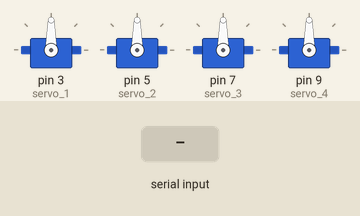
Bench run of a sketch on a simulated Arduino Uno, built with avr-gcc and run on an emulated ATmega328P. On the bench: 4 × servo. The inputs (shaded band) are chosen by the test bench.

Above: at 1.2 s.
1.3 s: "B" received over Serial
At 2.5 s:
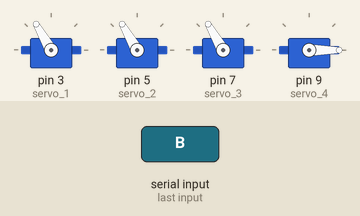
2.8 s: "Q" received over Serial
At 3.6 s:
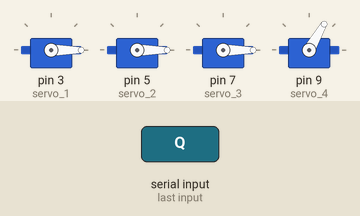
4.3 s: "H" received over Serial
At 4.8 s:
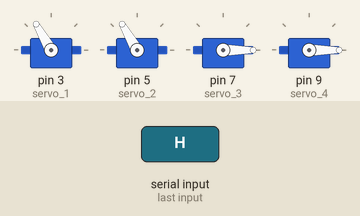
Timing chart, 0 to 7.3 s (numbered marks = the images above; inputs shaded):
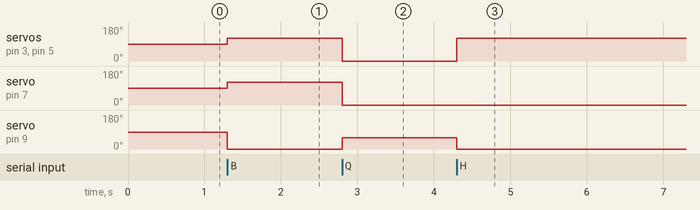

The sketch:

multiple_detector.ino
```cpp
//detector multiple arduino-dlib

#include <Servo.h>
Servo servo_1;
Servo servo_2;
Servo servo_3;
Servo servo_4;

// al presionar reset inicia la secuencia
void setup() {
  Serial.begin(9600);

 servo_1.attach(3);
 servo_2.attach(5);
 servo_3.attach(7);
 servo_4.attach(9);
}

// ciclo infinito
void loop() {
  if(Serial.available()) {
    char in = Serial.read();

if(in == 'B'){
   servo_1.write(120);
 servo_2.write(120);
 servo_3.write(120);
 servo_4.write(0);

}

if(in == 'Q'){

 servo_1.write(0);
 servo_2.write(0);
 servo_3.write(0);
 servo_4.write(60);

}
 if (in == 'H'){
     servo_1.write(120);
 servo_2.write(120);
 servo_3.write(0);
 servo_4.write(0);
  }
  }
}
```

Measured:
- after the input at 1.3 s, servo on pin 3 (servo_1), servo on pin 5 (servo_2), servo on pin 7 (servo_3): 90° → 120° at once; servo on pin 9 (servo_4): 90° → 0° at once
- after the input at 2.8 s, servo on pin 3 (servo_1), servo on pin 5 (servo_2), servo on pin 7 (servo_3): 120° → 0° at once; servo on pin 9 (servo_4): 0° → 60° at once
- after the input at 4.3 s, servo on pin 3 (servo_1), servo on pin 5 (servo_2): 0° → 120° at once; servo on pin 9 (servo_4): 60° → 0° at once
